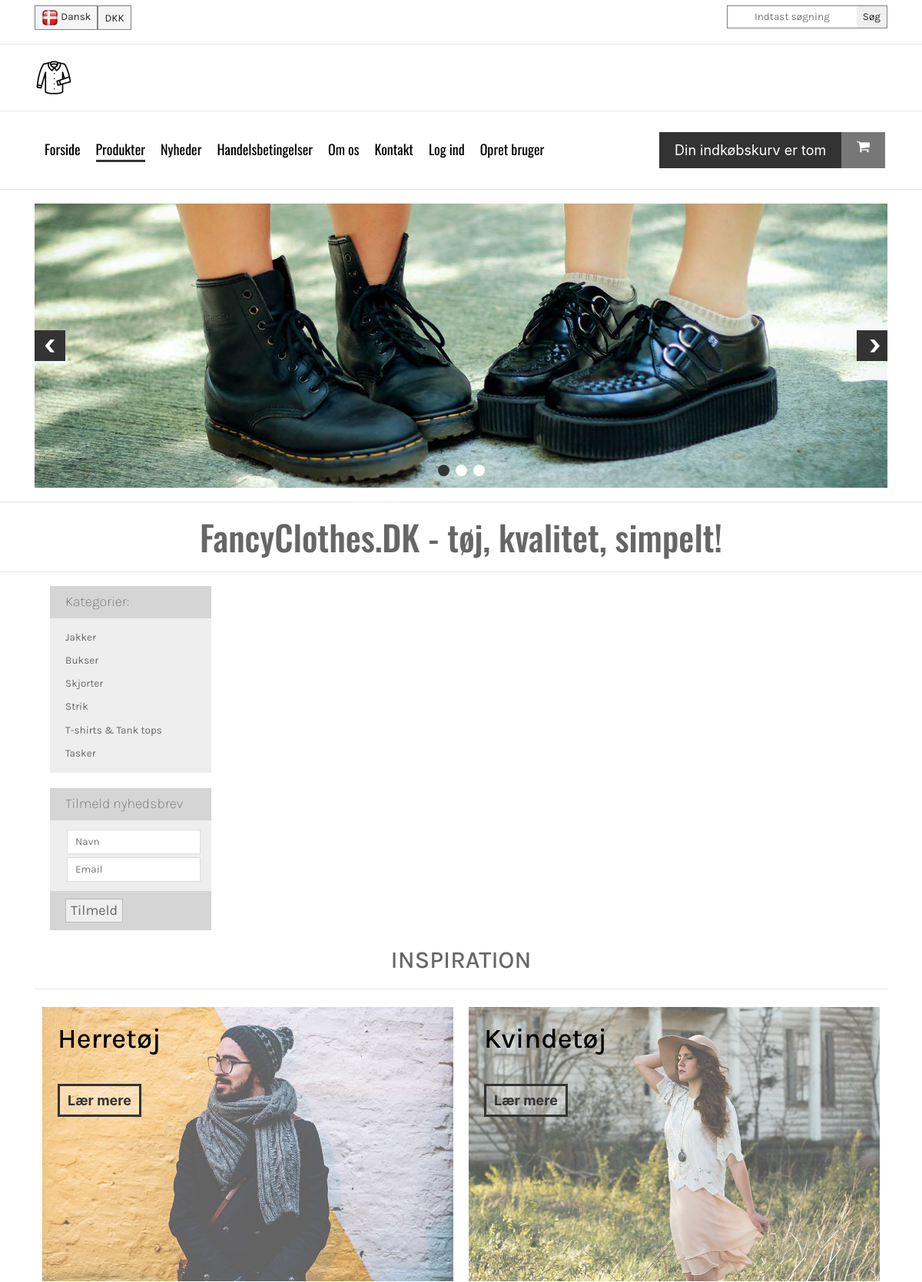
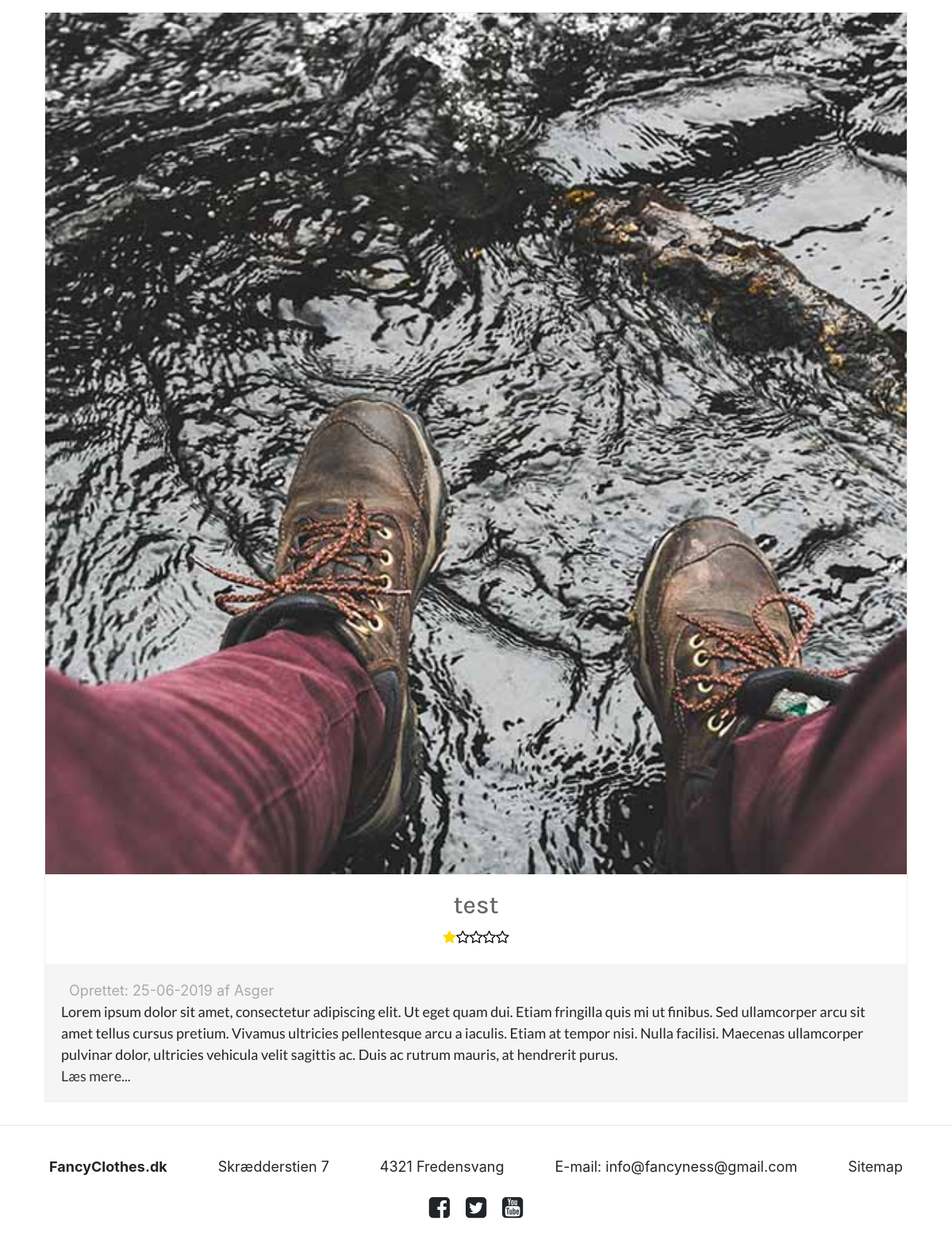
The app's page /filterProduct.php?id=Bukser with its own data (2 pictures, top to bottom).
### tables this page shows
CREATE TABLE `products` (
  `productId` int(5) NOT NULL,
  `title` varchar(50) NOT NULL,
  `imgSrc` varchar(200) NOT NULL,
  `imgAlt` varchar(50) NOT NULL,
  `published` timestamp NOT NULL DEFAULT CURRENT_TIMESTAMP ON UPDATE CURRENT_TIMESTAMP,
  `content` varchar(1000) NOT NULL,
  `userId` int(5) NOT NULL,
  `stars` int(1) NOT NULL,
  `category` varchar(30) NOT NULL
);

CREATE TABLE `users` (
  `userId` int(5) NOT NULL,
  `dbUsername` varchar(50) NOT NULL,
  `dbPassword` varchar(255) NOT NULL,
  `accessLevel` int(1) NOT NULL DEFAULT '3',
  `dbEmail` varchar(50) NOT NULL
);

### filterProduct.php (the view, shortened to what this page needs)
<?php
    require_once "assets/connect.php";
    require "header.php";
    $id = $_GET['id'];
    $statement = $dbh->prepare("SELECT * FROM products JOIN users ON users.userId = products.userId WHERE category = ?");
    $statement->bindParam(1, $id);
    $statement->execute();
    ?>
     <main class="container">
        <aside>
            <div class="categories">
                <div class="catTop">
                    <h4>Kategorier:</h4>
                </div>
                <div class="catMain">
                    <ul>
                        <li><a href="filterProduct.php?id=Jakker">Jakker</a></li>
                        <li><a href="filterProduct.php?id=Bukser">Bukser</a></li>
                        <li><a href="filterProduct.php?id=Skjorter">Skjorter</a></li>
                        <li><a href="filterProduct.php?id=Strik">Strik</a></li>
                        <li><a href="filterProduct.php?id=T-shirts & Tank tops">T-shirts & Tank tops</a></li>
                        <li><a href="filterProduct.php?id=Tasker">Tasker</a></li>
                    </ul>
                </div>
            </div>
            <div class="newsletter">
                <div class="newsTop">
                    <h4>Tilmeld nyhedsbrev</h4>
                </div>
                <div class="newsMain">
                    <form action="">
                        <input type="text" placeholder="Navn">
                        <input type="email" placeholder="Email">
                </div>
                <div class="newsBottom">
                    <input type="submit" value="Tilmeld">
                </div>
            </div>
        </aside>
        <div class="products">
            <h3>INSPIRATION</h3>
            <hr>
            <div class="inspiration">
                <div class="catMen">
                    <img src="img/kategoriHerre.jpg" alt="">
                    <h5>Herretøj</h5>
                    <div class="action">Lær mere</div>
                </div>
                <div class="catWomen">
                    <img src="img/kategoriKvinde.jpg" alt="">
                    <h5>Kvindetøj</h5>
                    <div class="action">Lær mere</div>
                </div>
            </div>
            <div class="frontProducts">
            <?php
    while ($row = $statement->fetch()) {
        $date = new DateTime($row['published']);
        ?>
            <article>
                    <img src="<?php echo $row['imgSrc']; ?>" alt="<?php echo $row['imgAlt']; ?>">
                    <div class="info">
                        <h3><?php echo $row['title']; ?></h3>
                        <div class="stars">
                           <?php
                           $stars = $row['stars'];
                           for ($i=1; $i <= $stars; $i++) {
                               echo "<i class='fa fa-star' aria-hidden='true'></i>";
                           }
                           for ($i=1; $i <= 5-$stars; $i++) {
                               echo "<i class='fa fa-star-o' aria-hidden='true'></i>";
                           }
                           ?>
                        </div>
                    </div>
                    <div class="description">
                        <div class="published">
                            Oprettet: <?php echo $date->format('d-m-Y'). " af " .$row['dbUsername']; ?>
                        </div>
                        <p><?php echo $row['content']; ?>
                            <a href="#">Læs mere...</a></p>
                    </div>
            </article>
        <?php
    }
    ?>
    </div>
        </div>
    </main>
    <?php
    require "footer.php";

### css/main.css (style rules this page uses)
html { color: #222; font-size: 1em; line-height: 1.4; }
hr { display: block; height: 1px; border: 0; border-top: 1px solid #ccc; margin: 1em 0; padding: 0; }
audio, canvas, iframe, img, svg, video { vertical-align: middle; }

### records on screen
products: imgSrc+imgAlt (picture), title "test", stars 1 (drawn), published "25-06-2019", userId.dbUsername "Asger", content "Lorem ipsum dolor sit amet, consectetur adipiscing elit. Ut eget quam dui. Etiam fringilla quis mi ut finibus. Sed ullamcorper arcu sit amet tellus cursus pretium. Vivamus ultricies pellentesque arcu a iaculis. Etiam at tempor nisi. Nulla facilisi. Maecenas ullamcorper pulvinar dolor, ultricies vehicula velit sagittis ac. Duis ac rutrum mauris, at hendrerit purus."
